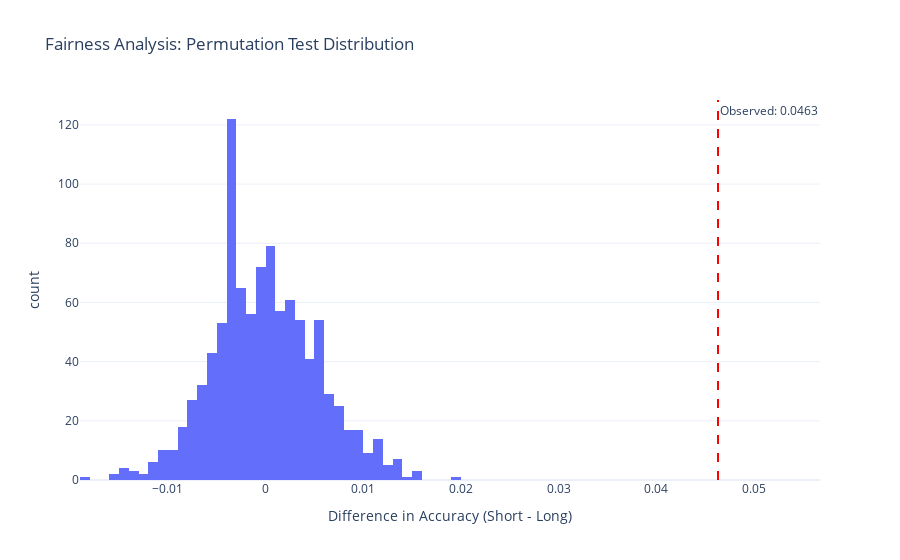

Write notebook code for a chart like this one.
### Markdown cell above
## Step 8: Fairness Analysis

### Research Question

**Does the model perform fairly across different types of games?**

Specifically, I'll examine: **Does the model perform differently for short games (< 30 minutes) vs. long games (≥ 30 minutes)?**

This matters because short games might have more extreme early-game statistics, while long games could have more comebacks and less predictable outcomes.

### Test Setup

**Groups:**
- Group X: Short games (< 30 minutes)
- Group Y: Long games (≥ 30 minutes)

**Hypotheses:**
- Null Hypothesis (H₀): The model's accuracy is the same for short and long games
- Alternative Hypothesis (H₁): The model's accuracy differs between short and long games

**Method:**
- Evaluation Metric: Accuracy
- Test Statistic: Difference in accuracy between groups
- Permutation test with 1,000 iterations
- Significance Level: α = 0.05

### Code cell
### Research Question

# Does the model perform fairly across different types of games?
# Specifically: Does the model perform differently for short games (< 30 minutes) 
# vs. long games (≥ 30 minutes)?
#
# This matters because short games might have more extreme early-game statistics,
# while long games could have more comebacks and less predictable outcomes.

### Fairness Test Setup

# Create game length groups
test_df = pd.DataFrame({
    'gamelength_minutes': teams_df.loc[X_test_final.index, 'gamelength_minutes'],
    'prediction': y_test_pred_final,
    'actual': y_test_final
})

test_df['game_type'] = test_df['gamelength_minutes'].apply(
    lambda x: 'short' if x < 30 else 'long'
)

# Calculate accuracy for each group
short_games = test_df[test_df['game_type'] == 'short']
long_games = test_df[test_df['game_type'] == 'long']

accuracy_short = (short_games['prediction'] == short_games['actual']).mean()
accuracy_long = (long_games['prediction'] == long_games['actual']).mean()
observed_diff = accuracy_short - accuracy_long

print("=== Fairness Analysis ===")
print(f"\nGroup X (Short Games, < 30 min): {len(short_games)} games")
print(f"Group Y (Long Games, ≥ 30 min): {len(long_games)} games")
print(f"\nAccuracy for short games: {accuracy_short:.4f} ({accuracy_short * 100:.1f}%)")
print(f"Accuracy for long games: {accuracy_long:.4f} ({accuracy_long * 100:.1f}%)")
print(f"Observed difference: {observed_diff:.4f} ({observed_diff * 100:.1f}%)\n")

# Permutation test
# Null Hypothesis: The model's accuracy is the same for short and long games
# Alternative Hypothesis: The model's accuracy differs between short and long games

n_permutations = 1000
differences = []

for _ in range(n_permutations):
    # Shuffle game type labels
    shuffled_types = test_df['game_type'].sample(frac=1, replace=False).values

    # Calculate accuracy difference under null
    short_mask = shuffled_types == 'short'
    long_mask = shuffled_types == 'long'

    short_accuracy = (test_df['prediction'].values[short_mask] == test_df['actual'].values[short_mask]).mean()
    long_accuracy = (test_df['prediction'].values[long_mask] == test_df['actual'].values[long_mask]).mean()

    differences.append(short_accuracy - long_accuracy)

# Calculate p-value (two-tailed test)
p_value_fairness = np.mean(np.abs(differences) >= np.abs(observed_diff))

print("Hypothesis Test Results:")
print(f"Null Hypothesis: Model accuracy is the same for both groups")
print(f"Alternative Hypothesis: Model accuracy differs between groups")
print(f"Significance Level: α = 0.05")
print(f"\nP-value: {p_value_fairness:.4f}")
print(f"\nConclusion: {'Reject' if p_value_fairness < 0.05 else 'Fail to reject'} the null hypothesis")

if p_value_fairness < 0.05:
    print(f"The model performs DIFFERENTLY for short vs long games (statistically significant)")
else:
    print(f"The model performs FAIRLY across both game lengths (no significant difference)")

print(f"\nInterpretation: The {abs(observed_diff) * 100:.1f}% difference in accuracy between ")
print(f"short and long games is {'NOT ' if p_value_fairness >= 0.05 else ''}statistically significant.")
print(f"The model's predictions are {'equally reliable' if p_value_fairness >= 0.05 else 'NOT equally reliable'} ")
print(f"whether you're looking at a quick 25-minute stomp or a 40-minute slugfest.")

# Visualization of permutation distribution
fig_fairness = px.histogram(
    x=differences,
    nbins=50,
    title='Fairness Analysis: Permutation Test Distribution',
    labels={'x': 'Difference in Accuracy (Short - Long)', 'y': 'Frequency'}
)
fig_fairness.add_vline(
    x=observed_diff,
    line_dash="dash",
    line_color="red",
    annotation_text=f"Observed: {observed_diff:.4f}"
)
fig_fairness.update_layout(template='plotly_white')
fig_fairness.show()

# Save for GitHub Pages (optional - can be used for documentation)
# fig_fairness.write_html('fig_fairness.html')

### Figure 1 — Plotly figure (JSON) as saved in the notebook; plotly's stock layout.template omitted (floating-point values rounded to 4 significant figures; data arrays with more than 128 entries replaced by an {"elided": "..."} marker saying what was removed)
{"data": [{"alignmentgroup": "True", "bingroup": "x", "hovertemplate": "Difference in Accuracy (Short - Long)=%{x}<br>count=%{y}<extra></extra>", "legendgroup": "", "marker": {"color": "#636efa", "pattern": {"shape": ""}}, "name": "", "nbinsx": 50, "offsetgroup": "", "orientation": "v", "showlegend": false, "type": "histogram", "x": {"elided": "1000 float values"}, "xaxis": "x", "yaxis": "y"}], "layout": {"annotations": [{"showarrow": false, "text": "Observed: 0.0463", "x": 0.0463, "xanchor": "left", "xref": "x", "y": 1, "yanchor": "top", "yref": "y domain"}], "barmode": "relative", "legend": {"tracegroupgap": 0}, "shapes": [{"line": {"color": "red", "dash": "dash"}, "type": "line", "x0": 0.0463, "x1": 0.0463, "xref": "x", "y0": 0, "y1": 1, "yref": "y domain"}], "title": {"text": "Fairness Analysis: Permutation Test Distribution"}, "xaxis": {"anchor": "y", "domain": [0, 1], "title": {"text": "Difference in Accuracy (Short - Long)"}}, "yaxis": {"anchor": "x", "domain": [0, 1], "title": {"text": "count"}}}}
